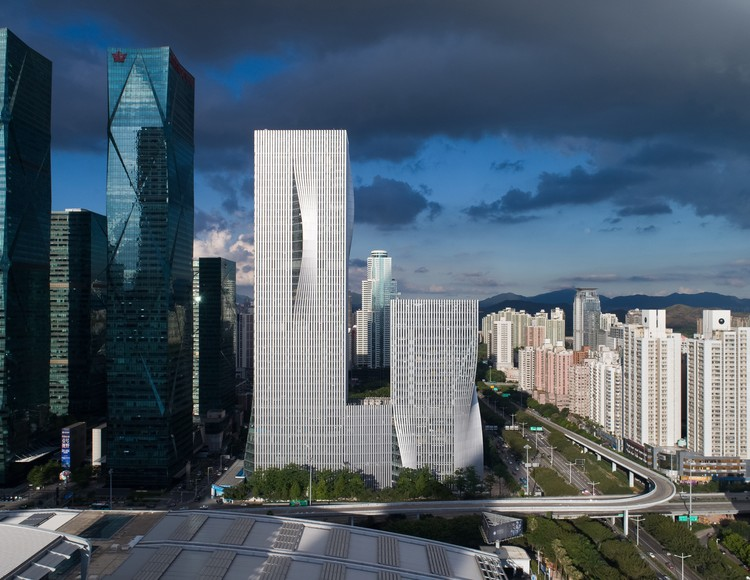
#> input picture vision/actividad1/imgs_edificios/edificios2.jpg, 750 x 580 px; its folder holds only this picture in this run
$ python ejercicio2.py
#> lines starting #> are read from the running program, lines starting #| are printed output that depends on the picture; after the words box and inside, x2 and y2 are one past the last pixel; in counts of white or black regions, pixels touching at a corner belong together
import cv2 as cv
from matplotlib import pyplot as plt
import numpy as np
import os

dir = "imgs_edificios/"
folder = os.listdir(dir)

for img in folder:
    imagen = cv.imread(dir+img)
#> imagen is the input picture: shape (580, 750, 3); mean B, G, R 107.2, 94.3, 79.4
    print(img)
    #Canny Edge Detection with threshold 50 and 200
    edges = cv.Canny(imagen,50,200)
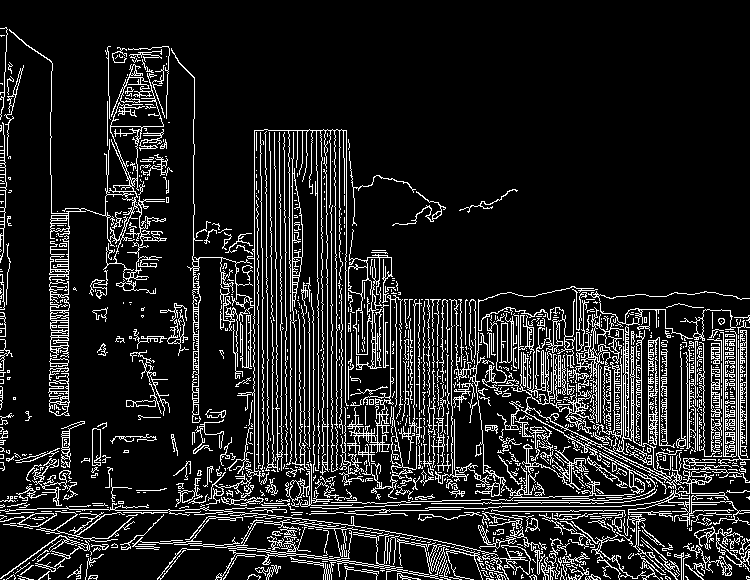
#> edges: shape (580, 750); 12.8% white in thin lines or dots

    #Show results canny
    plt.subplot(121)
    plt.imshow(imagen)
    plt.title('Original Image')
    plt.xticks([]), plt.yticks([])
    plt.subplot(122)
    plt.imshow(edges,cmap='gray')
    plt.title('Edge Image')
    plt.xticks([]), plt.yticks([])
    plt.show()
#> figure, not shown here; B, G, R data is drawn as R, G, B
    cv.waitKey()
    cv.destroyAllWindows()

    gray = cv.cvtColor(imagen, cv.COLOR_BGR2GRAY)
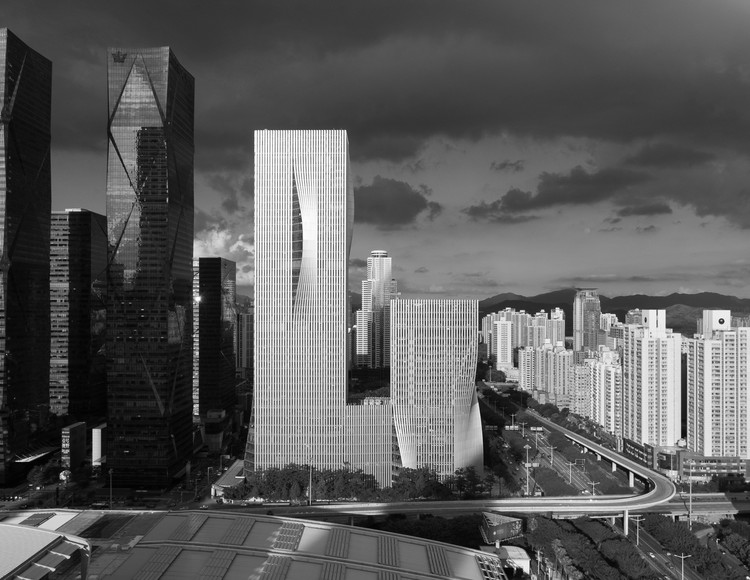
#> gray: shape (580, 750); min 0, max 255, mean 91.3
    #The Laplacian of an image
    laplacian = cv.Laplacian(gray,cv.CV_64F)
    #Sobelx Filter with a size 0f 5x5
    sobelx = cv.Sobel(gray,cv.CV_64F,1,0,ksize=5)
    #Sobelx Filter with a size 0f 5x5
    sobely = cv.Sobel(gray,cv.CV_64F,0,1,ksize=5)
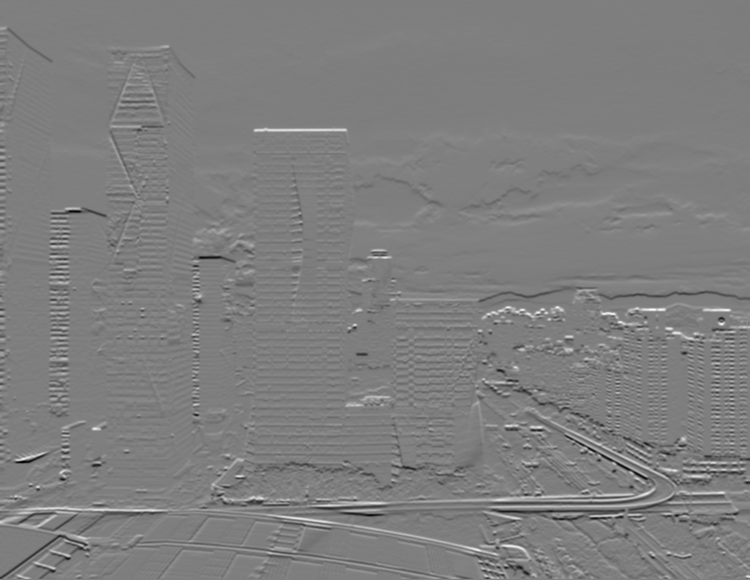
#> sobely: shape (580, 750) float64; min -9039, max 9135, mean 1.5; drawn with min black and max white

    #Show results
    plt.subplot(2,2,1),plt.imshow(gray,cmap = 'gray')
    plt.title('Original'), plt.xticks([]), plt.yticks([])
    plt.subplot(2,2,2),plt.imshow(laplacian,cmap = 'gray')
    plt.title('Laplacian'), plt.xticks([]), plt.yticks([])
    plt.subplot(2,2,3),plt.imshow(sobelx,cmap = 'gray')
    plt.title('Sobel X'), plt.xticks([]), plt.yticks([])
    plt.subplot(2,2,4),plt.imshow(sobely,cmap = 'gray')
    plt.title('Sobel Y'), plt.xticks([]), plt.yticks([])
    plt.show()

    gray = cv.cvtColor(imagen, cv.COLOR_BGR2GRAY)
    edges = cv.Canny(gray,50,150,apertureSize = 3)
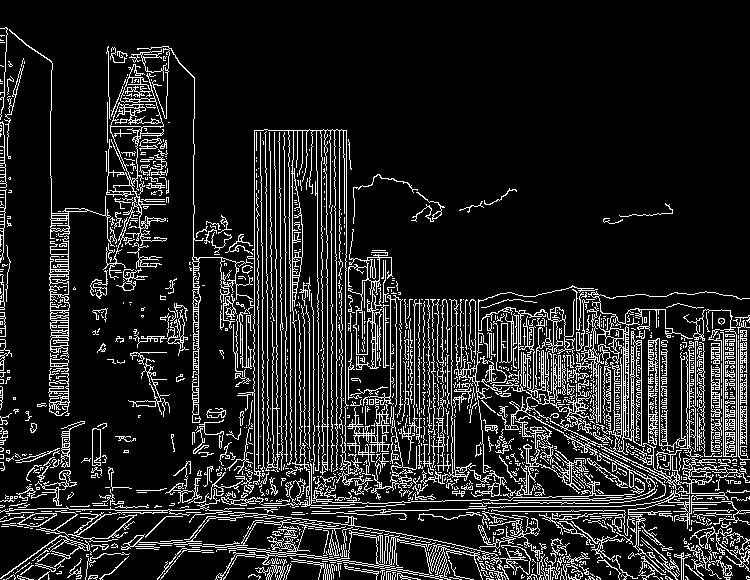
#> edges: shape (580, 750); 13.5% white in thin lines or dots
    lines = cv.HoughLinesP(edges,1,np.pi/180,100,minLineLength=100,maxLineGap=10)
#> lines = 186 rows, first 6: [254, 481, 254, 130], [327, 539, 327, 235], [317, 226, 488, 397], [605, 476, 745, 464], [317, 219, 487, 389], [220, 320, 651, 335]
    for line in lines:
        x1,y1,x2,y2 = line[0]
        cv.line(imagen,(x1,y1),(x2,y2),(0,255,0),2)
#> this loop made 186 passes
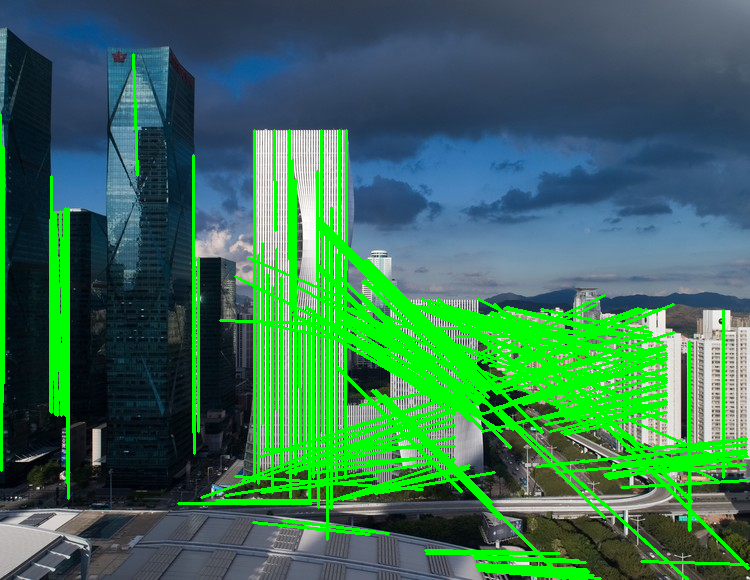
#> imagen: shape (580, 750, 3); 16.18% of pixels changed, all inside (x1, y1, x2, y2) = (0, 53, 750, 580)
    cv.imwrite('houghlines.jpg',imagen)
    cv.imshow("Hough Lines in Road", imagen)

    imagen = cv.imread(dir+img)
    #Kernel Definition
    kernel = np.ones((5,5),np.uint8)
    #Erosion of an Image
    erosion = cv.erode(imagen,kernel,iterations = 1)
    #Dilation of an Image
    dilation = cv.dilate(imagen,kernel,iterations = 1)
    #Opening of an Image (Erosion followed by Dilation)
    opening = cv.morphologyEx(imagen, cv.MORPH_OPEN, kernel)
    #Closing of an Image (Dilation followed by Erosion)
    closing = cv.morphologyEx(imagen, cv.MORPH_CLOSE, kernel)
    #Morphological Gradient
    gradient = cv.morphologyEx(imagen, cv.MORPH_GRADIENT, kernel)
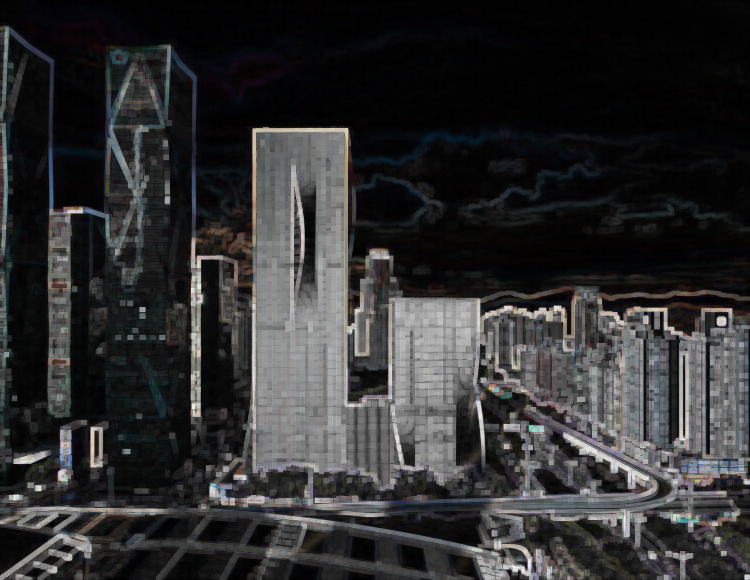
#> gradient: shape (580, 750, 3); mean B, G, R 48.2, 47.7, 47.7
    #Top Hat Image (It is the difference between input image and Opening of the image)
    tophat = cv.morphologyEx(imagen, cv.MORPH_TOPHAT, kernel)
    #Black Hat (It is the difference between the closing of the input image and input image)
    blackhat = cv.morphologyEx(imagen, cv.MORPH_BLACKHAT, kernel)
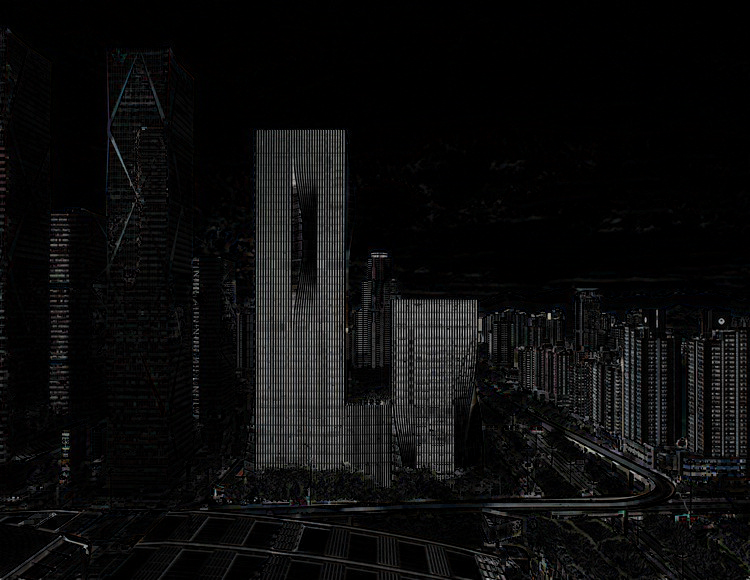
#> blackhat: shape (580, 750, 3); mean B, G, R 12.3, 12.2, 12.1

    #Show results
    plt.subplot(2,4,1),plt.imshow(imagen,cmap = 'gray')
    plt.title("Original Binary Image"), plt.xticks([]), plt.yticks([])
    plt.subplot(2,4,2),plt.imshow(erosion,cmap = 'gray')
    plt.title("Eroded Image"), plt.xticks([]), plt.yticks([])
    plt.subplot(2,4,3),plt.imshow(dilation,cmap = 'gray')
    plt.title("Dilated Image"), plt.xticks([]), plt.yticks([])
    plt.subplot(2,4,4),plt.imshow(opening,cmap = 'gray')
    plt.title("Opened Image"), plt.xticks([]), plt.yticks([])
    plt.subplot(2,4,5),plt.imshow(closing,cmap = 'gray')
    plt.title("Closed Image"), plt.xticks([]), plt.yticks([])
    plt.subplot(2,4,6),plt.imshow(gradient,cmap = 'gray')
    plt.title("Morphological Gradient"), plt.xticks([]), plt.yticks([])
    plt.subplot(2,4,7),plt.imshow(tophat,cmap = 'gray')
    plt.title("Top Hat Image"), plt.xticks([]), plt.yticks([])
    plt.subplot(2,4,5),plt.imshow(blackhat,cmap = 'gray')
    plt.title("Black Hat Image"), plt.xticks([]), plt.yticks([])

    plt.show()
#> figure, not shown here; B, G, R data is drawn as R, G, B

cv.waitKey()
cv.destroyAllWindows()

$ run again, on vision/actividad1/imgs_edificios/edificios3.jpg
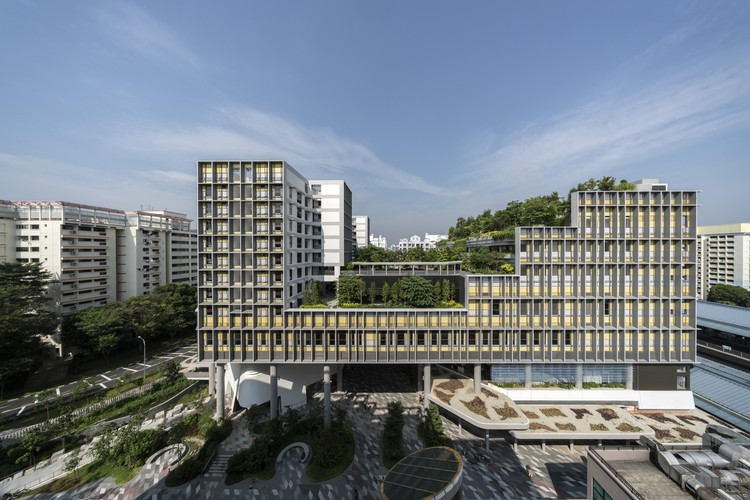
#> input picture vision/actividad1/imgs_edificios/edificios3.jpg, 750 x 500 px
#> imagen is the input picture: shape (500, 750, 3); mean B, G, R 133.6, 125.5, 116.6
#> `edges = cv.Canny(gray,50,150,apertureSize = 3)`:
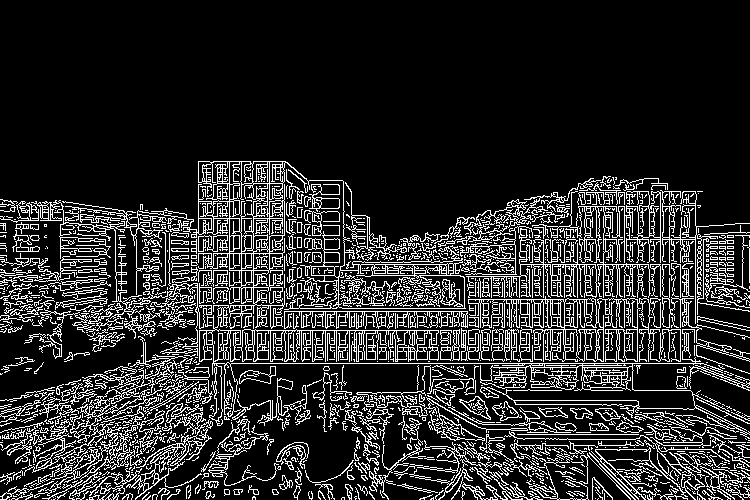
#> edges: shape (500, 750); 16.7% white in thin lines or dots, all inside (x1, y1, x2, y2) = (0, 161, 750, 500)
#> lines = 258 rows, first 6: [212, 363, 703, 363], [184, 359, 695, 359], [344, 264, 749, 264], [72, 292, 179, 293], [181, 270, 749, 270], [166, 308, 697, 308]
#> the loop `for line in lines:` made 258 passes
#> `blackhat = cv.morphologyEx(imagen, cv.MORPH_BLACKHAT, kernel)`:
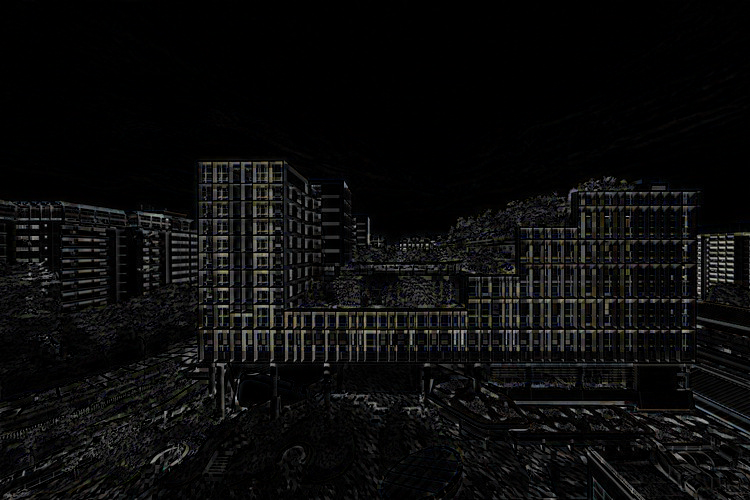
#> blackhat: shape (500, 750, 3); mean B, G, R 11.4, 11.5, 11.4

$ run again, on vision/actividad1/imgs_edificios/edificios4.jpg
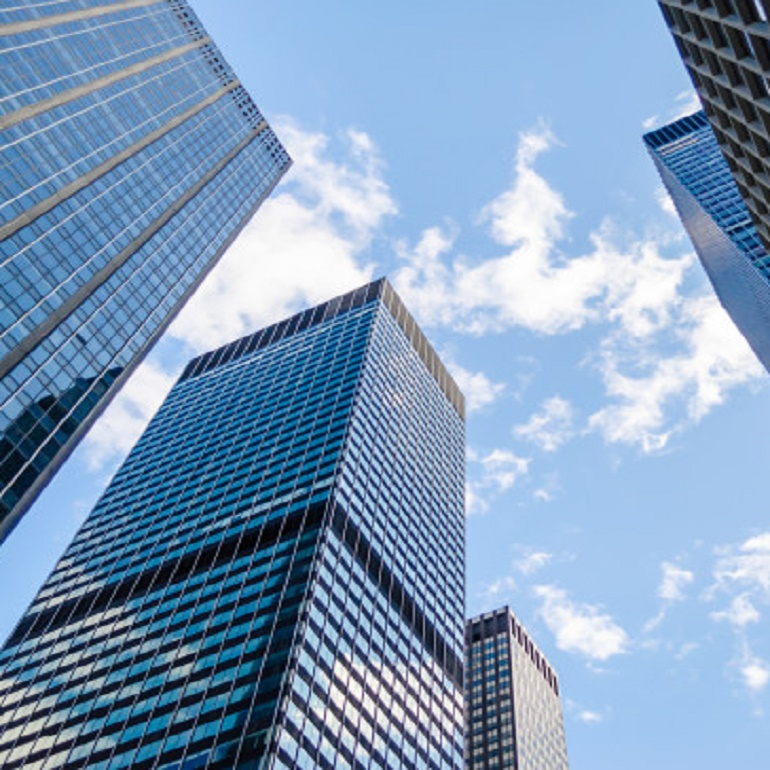
#> input picture vision/actividad1/imgs_edificios/edificios4.jpg, 770 x 770 px
#> imagen is the input picture: shape (770, 770, 3); mean B, G, R 188, 157.1, 128.9
#> `edges = cv.Canny(gray,50,150,apertureSize = 3)`:
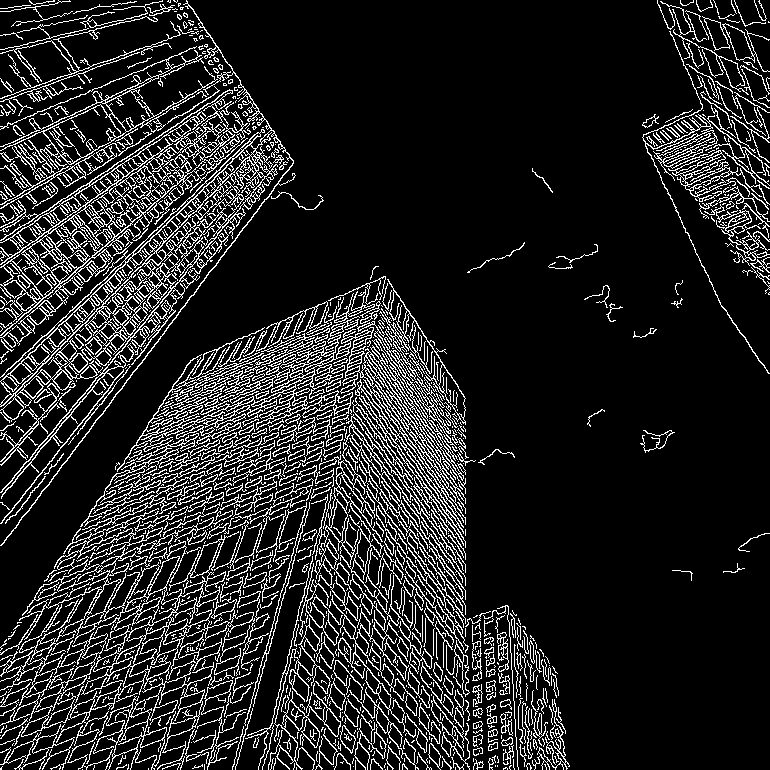
#> edges: shape (770, 770); 13.9% white in thin lines or dots
#> lines = 397 rows, first 6: [1, 492, 286, 152], [106, 132, 210, 271], [190, 362, 460, 632], [364, 509, 465, 610], [165, 398, 286, 519], [260, 330, 346, 454]
#> the loop `for line in lines:` made 397 passes
#> `blackhat = cv.morphologyEx(imagen, cv.MORPH_BLACKHAT, kernel)`:
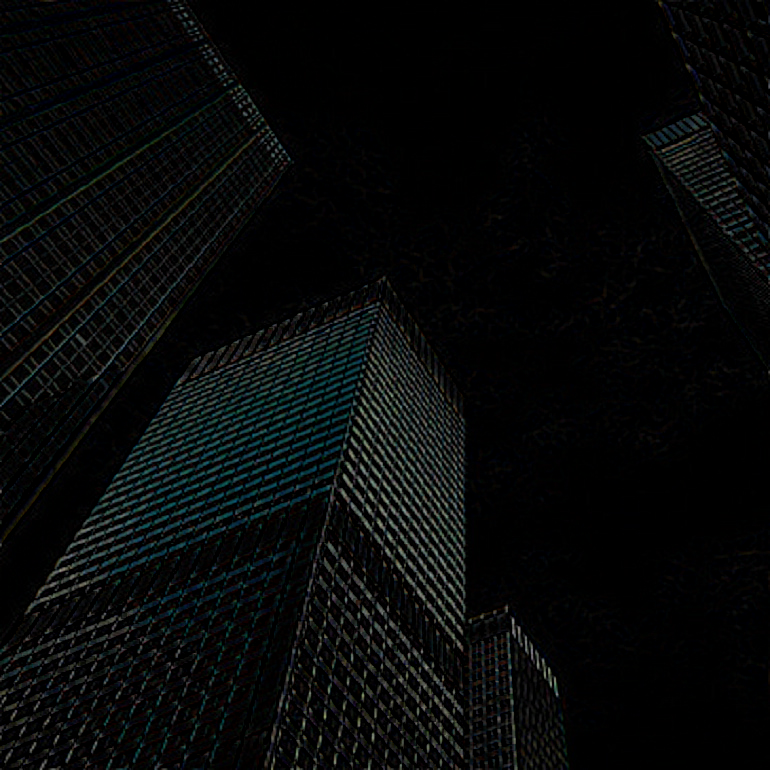
#> blackhat: shape (770, 770, 3); mean B, G, R 8.7, 8.8, 7.1

$ run again, on vision/actividad1/imgs_edificios/edificios5.jpg
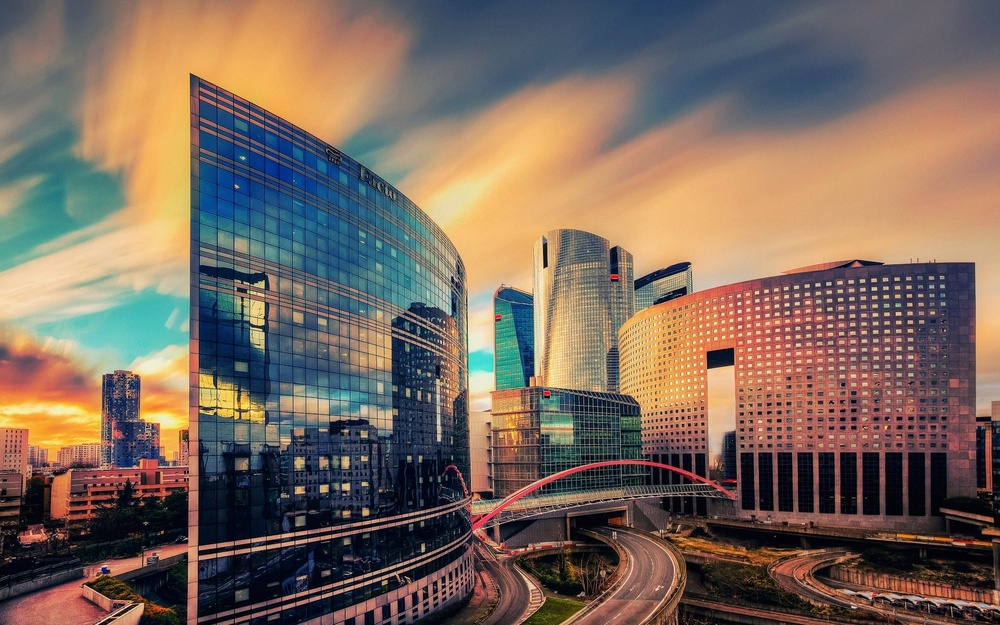
#> input picture vision/actividad1/imgs_edificios/edificios5.jpg, 1000 x 625 px, shrunk from 1920 x 1200 before the run
#> imagen is the input picture: shape (625, 1000, 3); mean B, G, R 93.7, 106, 124
#> lines = 321 rows, first 6: [275, 446, 469, 446], [242, 97, 468, 323], [266, 478, 470, 481], [179, 443, 469, 432], [708, 452, 946, 452], [708, 577, 982, 586]
#> the loop `for line in lines:` made 321 passes
#> `blackhat = cv.morphologyEx(imagen, cv.MORPH_BLACKHAT, kernel)`:
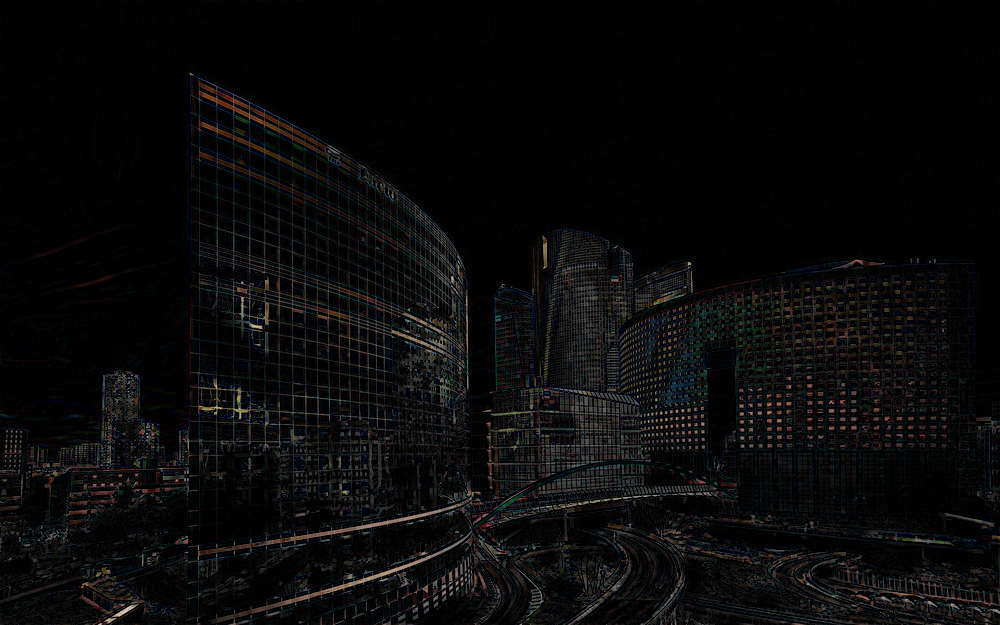
#> blackhat: shape (625, 1000, 3); mean B, G, R 10.4, 10, 10.1
